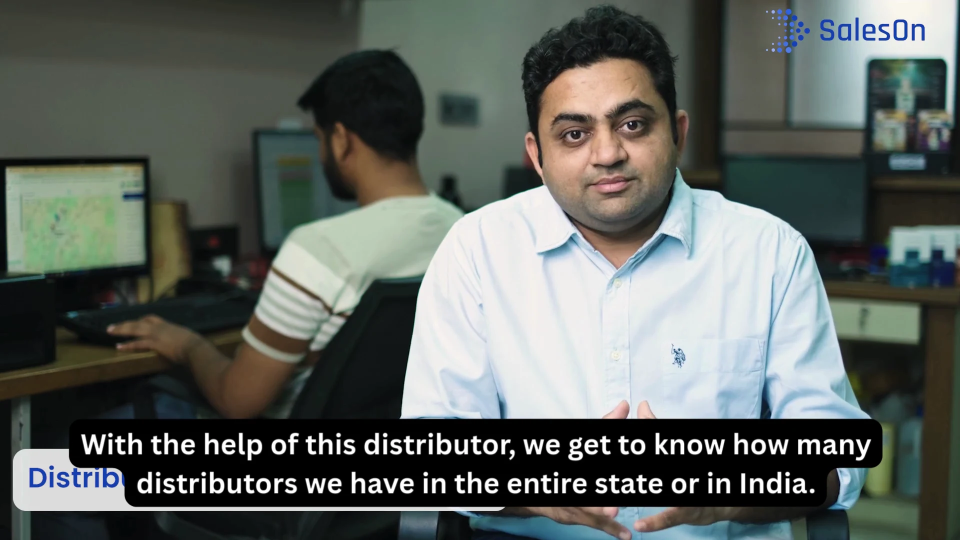
#> input picture saleson/assets/homepage/media-01ad95b7d464.webp, 1920 x 1080 px (shown at 1/2 size); its folder holds only this picture in this run
$ python prepare-display-media.py
#> lines starting #> are read from the running program, lines starting #| are printed output that depends on the picture
"""Create compact display derivatives; retain original logos and video posters."""
from pathlib import Path
from bs4 import BeautifulSoup
from PIL import Image
import json
R=Path(__file__).resolve().parents[1];out=R/'assets/img/clients/display';out.mkdir(parents=True,exist_ok=True);mapping={};rows=[]
for p in sorted((R/'assets/img/clients/master').glob('*.webp')):
 im=Image.open(p);im.thumbnail((240,96),Image.Resampling.LANCZOS);dest=out/p.name;im.save(dest,'WEBP',quality=92,method=6)
 src='/'+str(p.relative_to(R));dst='/'+str(dest.relative_to(R));mapping[src]=dst;rows.append({'source':src,'display':dst,'source_bytes':p.stat().st_size,'display_bytes':dest.stat().st_size})
posters={}
for name in ['media-01ad95b7d464','media-c8db9e30dce6']:
 p=R/'assets/homepage'/f'{name}.webp';im=Image.open(p);im.thumbnail((768,432),Image.Resampling.LANCZOS);dest=p.with_name(name+'-poster-768.webp');im.save(dest,'WEBP',quality=92,method=6);posters['/'+str(p.relative_to(R))]='/'+str(dest.relative_to(R));rows.append({'source':'/'+str(p.relative_to(R)),'display':'/'+str(dest.relative_to(R)),'source_bytes':p.stat().st_size,'display_bytes':dest.stat().st_size})
#> further down, im is the input picture: PIL image 1920x1080 RGB; mean R, G, B 94.8, 100.5, 95.7
#> after `im.thumbnail((768, 432), Image.Resampling.LANCZOS)`:
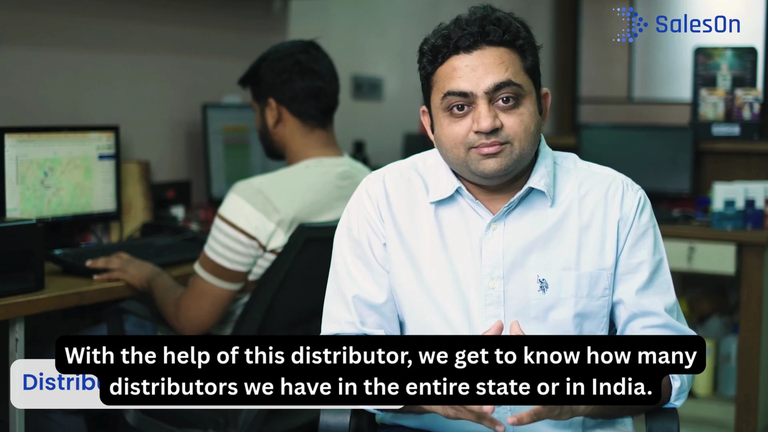
#> im: PIL image 768x432 RGB; mean R, G, B 94.8, 100.5, 95.7
#> (the run stopped early here; a loop or call above may not have finished)
